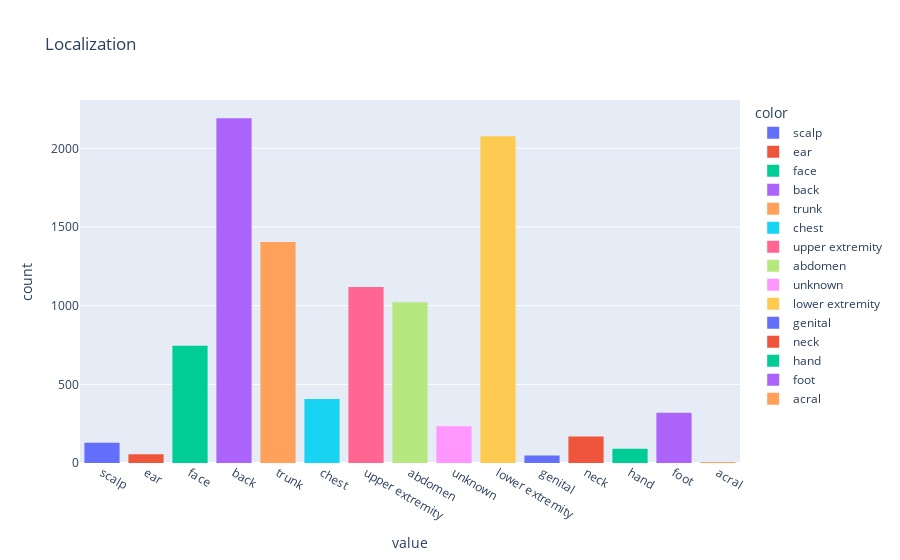

The notebook cell this image was saved under:
### Code cell
px.histogram(skin_df.localization, color=skin_df.localization, title='Localization')

### Figure 1 — Plotly figure (JSON) as saved in the notebook; plotly's stock layout.template omitted (floating-point values rounded to 4 significant figures; data arrays with more than 128 entries replaced by an {"elided": "..."} marker saying what was removed)
{"data": [{"alignmentgroup": "True", "bingroup": "x", "hovertemplate": "color=scalp<br>value=%{x}<br>count=%{y}<extra></extra>", "legendgroup": "scalp", "marker": {"color": "#636efa", "pattern": {"shape": ""}}, "name": "scalp", "offsetgroup": "scalp", "orientation": "v", "showlegend": true, "type": "histogram", "x": ["scalp", "scalp", "scalp", "scalp", "scalp", "scalp", "scalp", "scalp", "scalp", "scalp", "scalp", "scalp", "scalp", "scalp", "scalp", "scalp", "scalp", "scalp", "scalp", "scalp", "scalp", "scalp", "scalp", "scalp", "scalp", "scalp", "scalp", "scalp", "scalp", "scalp", "scalp", "scalp", "scalp", "scalp", "scalp", "scalp", "scalp", "scalp", "scalp", "scalp", "scalp", "scalp", "scalp", "scalp", "scalp", "scalp", "scalp", "scalp", "scalp", "scalp", "scalp", "scalp", "scalp", "scalp", "scalp", "scalp", "scalp", "scalp", "scalp", "scalp", "scalp", "scalp", "scalp", "scalp", "scalp", "scalp", "scalp", "scalp", "scalp", "scalp", "scalp", "scalp", "scalp", "scalp", "scalp", "scalp", "scalp", "scalp", "scalp", "scalp", "scalp", "scalp", "scalp", "scalp", "scalp", "scalp", "scalp", "scalp", "scalp", "scalp", "scalp", "scalp", "scalp", "scalp", "scalp", "scalp", "scalp", "scalp", "scalp", "scalp", "scalp", "scalp", "scalp", "scalp", "scalp", "scalp", "scalp", "scalp", "scalp", "scalp", "scalp", "scalp", "scalp", "scalp", "scalp", "scalp", "scalp", "scalp", "scalp", "scalp", "scalp", "scalp", "scalp", "scalp", "scalp", "scalp", "scalp", "scalp"], "xaxis": "x", "yaxis": "y"}, {"alignmentgroup": "True", "bingroup": "x", "hovertemplate": "color=ear<br>value=%{x}<br>count=%{y}<extra></extra>", "legendgroup": "ear", "marker": {"color": "#EF553B", "pattern": {"shape": ""}}, "name": "ear", "offsetgroup": "ear", "orientation": "v", "showlegend": true, "type": "histogram", "x": ["ear", "ear", "ear", "ear", "ear", "ear", "ear", "ear", "ear", "ear", "ear", "ear", "ear", "ear", "ear", "ear", "ear", "ear", "ear", "ear", "ear", "ear", "ear", "ear", "ear", "ear", "ear", "ear", "ear", "ear", "ear", "ear", "ear", "ear", "ear", "ear", "ear", "ear", "ear", "ear", "ear", "ear", "ear", "ear", "ear", "ear", "ear", "ear", "ear", "ear", "ear", "ear", "ear", "ear", "ear", "ear"], "xaxis": "x", "yaxis": "y"}, {"alignmentgroup": "True", "bingroup": "x", "hovertemplate": "color=face<br>value=%{x}<br>count=%{y}<extra></extra>", "legendgroup": "face", "marker": {"color": "#00cc96", "pattern": {"shape": ""}}, "name": "face", "offsetgroup": "face", "orientation": "v", "showlegend": true, "type": "histogram", "x": {"elided": "745 str values"}, "xaxis": "x", "yaxis": "y"}, {"alignmentgroup": "True", "bingroup": "x", "hovertemplate": "color=back<br>value=%{x}<br>count=%{y}<extra></extra>", "legendgroup": "back", "marker": {"color": "#ab63fa", "pattern": {"shape": ""}}, "name": "back", "offsetgroup": "back", "orientation": "v", "showlegend": true, "type": "histogram", "x": {"elided": "2192 str values"}, "xaxis": "x", "yaxis": "y"}, {"alignmentgroup": "True", "bingroup": "x", "hovertemplate": "color=trunk<br>value=%{x}<br>count=%{y}<extra></extra>", "legendgroup": "trunk", "marker": {"color": "#FFA15A", "pattern": {"shape": ""}}, "name": "trunk", "offsetgroup": "trunk", "orientation": "v", "showlegend": true, "type": "histogram", "x": {"elided": "1404 str values"}, "xaxis": "x", "yaxis": "y"}, {"alignmentgroup": "True", "bingroup": "x", "hovertemplate": "color=chest<br>value=%{x}<br>count=%{y}<extra></extra>", "legendgroup": "chest", "marker": {"color": "#19d3f3", "pattern": {"shape": ""}}, "name": "chest", "offsetgroup": "chest", "orientation": "v", "showlegend": true, "type": "histogram", "x": {"elided": "407 str values"}, "xaxis": "x", "yaxis": "y"}, {"alignmentgroup": "True", "bingroup": "x", "hovertemplate": "color=upper extremity<br>value=%{x}<br>count=%{y}<extra></extra>", "legendgroup": "upper extremity", "marker": {"color": "#FF6692", "pattern": {"shape": ""}}, "name": "upper extremity", "offsetgroup": "upper extremity", "orientation": "v", "showlegend": true, "type": "histogram", "x": {"elided": "1118 str values"}, "xaxis": "x", "yaxis": "y"}, {"alignmentgroup": "True", "bingroup": "x", "hovertemplate": "color=abdomen<br>value=%{x}<br>count=%{y}<extra></extra>", "legendgroup": "abdomen", "marker": {"color": "#B6E880", "pattern": {"shape": ""}}, "name": "abdomen", "offsetgroup": "abdomen", "orientation": "v", "showlegend": true, "type": "histogram", "x": {"elided": "1022 str values"}, "xaxis": "x", "yaxis": "y"}, {"alignmentgroup": "True", "bingroup": "x", "hovertemplate": "color=unknown<br>value=%{x}<br>count=%{y}<extra></extra>", "legendgroup": "unknown", "marker": {"color": "#FF97FF", "pattern": {"shape": ""}}, "name": "unknown", "offsetgroup": "unknown", "orientation": "v", "showlegend": true, "type": "histogram", "x": {"elided": "234 str values"}, "xaxis": "x", "yaxis": "y"}, {"alignmentgroup": "True", "bingroup": "x", "hovertemplate": "color=lower extremity<br>value=%{x}<br>count=%{y}<extra></extra>", "legendgroup": "lower extremity", "marker": {"color": "#FECB52", "pattern": {"shape": ""}}, "name": "lower extremity", "offsetgroup": "lower extremity", "orientation": "v", "showlegend": true, "type": "histogram", "x": {"elided": "2077 str values"}, "xaxis": "x", "yaxis": "y"}, {"alignmentgroup": "True", "bingroup": "x", "hovertemplate": "color=genital<br>value=%{x}<br>count=%{y}<extra></extra>", "legendgroup": "genital", "marker": {"color": "#636efa", "pattern": {"shape": ""}}, "name": "genital", "offsetgroup": "genital", "orientation": "v", "showlegend": true, "type": "histogram", "x": ["genital", "genital", "genital", "genital", "genital", "genital", "genital", "genital", "genital", "genital", "genital", "genital", "genital", "genital", "genital", "genital", "genital", "genital", "genital", "genital", "genital", "genital", "genital", "genital", "genital", "genital", "genital", "genital", "genital", "genital", "genital", "genital", "genital", "genital", "genital", "genital", "genital", "genital", "genital", "genital", "genital", "genital", "genital", "genital", "genital", "genital", "genital", "genital"], "xaxis": "x", "yaxis": "y"}, {"alignmentgroup": "True", "bingroup": "x", "hovertemplate": "color=neck<br>value=%{x}<br>count=%{y}<extra></extra>", "legendgroup": "neck", "marker": {"color": "#EF553B", "pattern": {"shape": ""}}, "name": "neck", "offsetgroup": "neck", "orientation": "v", "showlegend": true, "type": "histogram", "x": {"elided": "168 str values"}, "xaxis": "x", "yaxis": "y"}, {"alignmentgroup": "True", "bingroup": "x", "hovertemplate": "color=hand<br>value=%{x}<br>count=%{y}<extra></extra>", "legendgroup": "hand", "marker": {"color": "#00cc96", "pattern": {"shape": ""}}, "name": "hand", "offsetgroup": "hand", "orientation": "v", "showlegend": true, "type": "histogram", "x": ["hand", "hand", "hand", "hand", "hand", "hand", "hand", "hand", "hand", "hand", "hand", "hand", "hand", "hand", "hand", "hand", "hand", "hand", "hand", "hand", "hand", "hand", "hand", "hand", "hand", "hand", "hand", "hand", "hand", "hand", "hand", "hand", "hand", "hand", "hand", "hand", "hand", "hand", "hand", "hand", "hand", "hand", "hand", "hand", "hand", "hand", "hand", "hand", "hand", "hand", "hand", "hand", "hand", "hand", "hand", "hand", "hand", "hand", "hand", "hand", "hand", "hand", "hand", "hand", "hand", "hand", "hand", "hand", "hand", "hand", "hand", "hand", "hand", "hand", "hand", "hand", "hand", "hand", "hand", "hand", "hand", "hand", "hand", "hand", "hand", "hand", "hand", "hand", "hand", "hand"], "xaxis": "x", "yaxis": "y"}, {"alignmentgroup": "True", "bingroup": "x", "hovertemplate": "color=foot<br>value=%{x}<br>count=%{y}<extra></extra>", "legendgroup": "foot", "marker": {"color": "#ab63fa", "pattern": {"shape": ""}}, "name": "foot", "offsetgroup": "foot", "orientation": "v", "showlegend": true, "type": "histogram", "x": {"elided": "319 str values"}, "xaxis": "x", "yaxis": "y"}, {"alignmentgroup": "True", "bingroup": "x", "hovertemplate": "color=acral<br>value=%{x}<br>count=%{y}<extra></extra>", "legendgroup": "acral", "marker": {"color": "#FFA15A", "pattern": {"shape": ""}}, "name": "acral", "offsetgroup": "acral", "orientation": "v", "showlegend": true, "type": "histogram", "x": ["acral", "acral", "acral", "acral", "acral", "acral", "acral"], "xaxis": "x", "yaxis": "y"}], "layout": {"barmode": "relative", "legend": {"title": {"text": "color"}, "tracegroupgap": 0}, "title": {"text": "Localization"}, "xaxis": {"anchor": "y", "domain": [0, 1], "title": {"text": "value"}}, "yaxis": {"anchor": "x", "domain": [0, 1], "title": {"text": "count"}}}}
